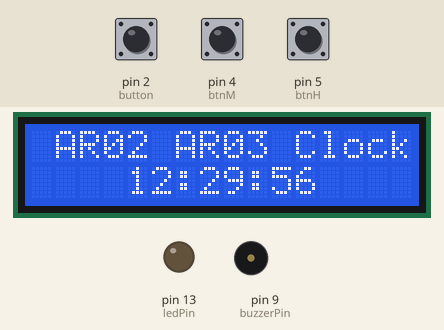
Recording of a sketch running on a simulated Arduino Uno, built with avr-gcc and run on an emulated ATmega328P. Parts: 16×2 character LCD, output pins drawn as LEDs (lit = HIGH), buzzer (waves = sounding, pin HIGH). The inputs (shaded band) are chosen by the test bench; at power-on: pin 4 (btnM) LOW, pin 5 (btnH) LOW, pin 2 (button) HIGH.

Above: at 2.2 s.
2.3 s: pin 4 (btnM) pulled HIGH for 3.2 s
At 6.8 s:
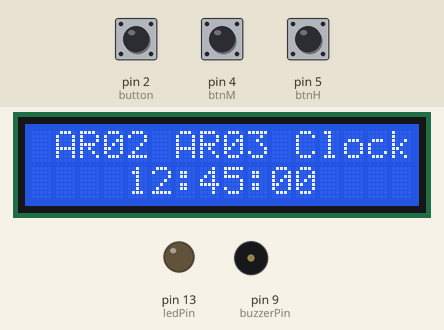
7.0 s: pin 5 (btnH) pulled HIGH for 0.15 s
At 7.8 s:
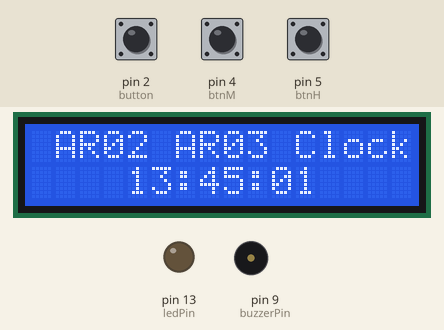
9.5 s: pin 4 (btnM) pulled HIGH for 0.15 s
At 10.8 s:
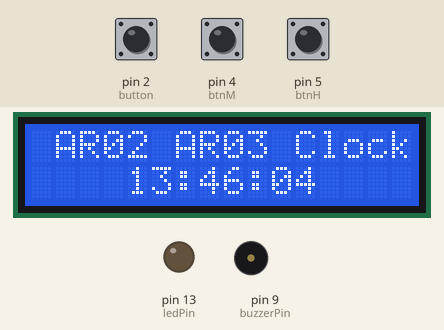
11.5 s: pin 5 (btnH) pulled HIGH for 1 s
At 13.6 s:
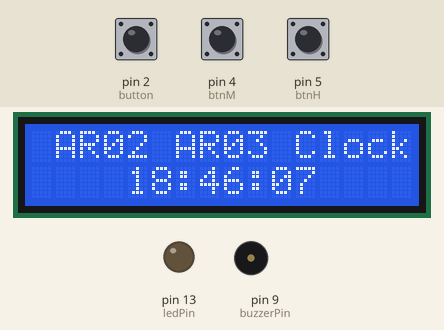
14.0 s: pin 2 (button) pulled LOW for 0.15 s
Timing chart, 0 to 17.0 s (numbered marks = the images above; inputs shaded):
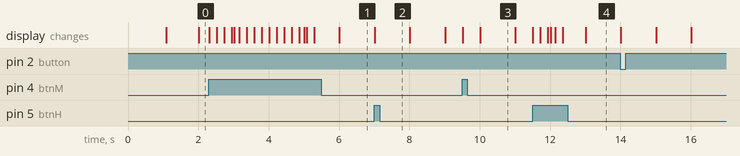

The sketch:

Clock.ino
```cpp
#include <Wire.h>
#include <LiquidCrystal_I2C.h>

LiquidCrystal_I2C lcd(0x27,16,2);  // or 0x3F

#define btnH 5
#define btnM 4
unsigned long times=0;
unsigned long seconds=55;
unsigned long minutes=29;
unsigned long hours=12;
unsigned long cnt=0;
int buzzerPin = 9;
const int button = 2;
const int ledPin = 13;

void setup()
{
   // 부저핀을 출력으로 설정한다
  pinMode(buzzerPin, OUTPUT);
  pinMode(ledPin, OUTPUT);
  pinMode(button, INPUT_PULLUP);
  lcd.init();
  delay(1000);
  lcd.backlight();
  lcd.setCursor(0,0);
  lcd.print(" AR02 AR03 Clock ");

  times=millis() / 1000;

  pinMode(btnH, INPUT);
  pinMode(btnM, INPUT);
}

void loop()
{
   // 부저 출력 시간에 사용할 변수 설정
  int buttons = digitalRead(button);
  int ledOutput = digitalRead(ledPin);

    if(hours == 12 && minutes == 30 && seconds ==0)
    {
    tone(buzzerPin, 262);
     digitalWrite(ledPin,HIGH);
     }
     if(buttons == LOW)
     {
      pinMode(buzzerPin, INPUT);
      digitalWrite(ledPin,LOW);
     }

  if (digitalRead(btnH)==HIGH && cnt==0)
  {
    hours++;
    if (hours>=24)
    {
      hours=0;
    }
    cnt=millis();
  }
  else if (digitalRead(btnM)==HIGH && cnt==0)
  {
    minutes++;
    if (minutes>=60)
    {
      minutes=0;
    }
    cnt=millis();
  }
  else if (millis() > cnt+200)
  {
    cnt=0;
  }

 if (millis() / 1000 > times)
  {
    seconds++;

    if (seconds>=60)
    {
      minutes++;
      seconds=0;
      if (minutes>=60)
      {
        hours++;
        minutes=0;
        if (hours>=24)
        {
          hours=0;
        }
      }
    }

    times=millis() / 1000;
  }

 lcd.setCursor(4,1);

  if (hours<10)
  {
    lcd.print("0");
  }
  lcd.print(hours);
  lcd.print(":");
  if (minutes<10)
  {
    lcd.print("0");
  }
  lcd.print(minutes);
  lcd.print(":");
  if (seconds<10)
  {
    lcd.print("0");
  }
  lcd.print(seconds);
}
```

Measured:
- after the input at 2.3 s, pin 13 (ledPin): stays LOW (without the input it goes to HIGH after 3.7 s)
- what the display in image 3 shows lasts 1.0 s, from 10.0 s to 11.0 s
